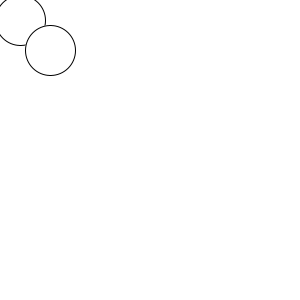
Frame 1 (no input)
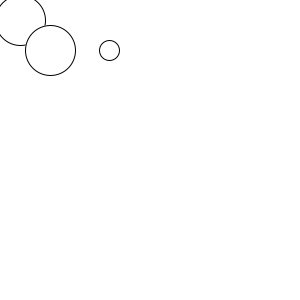
Frame 60 (the mouse pressed at the canvas centre just before this capture)
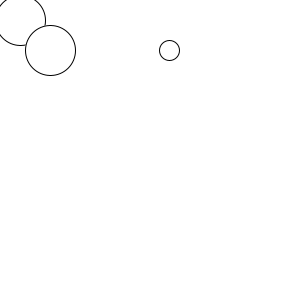
Frame 120 (the mouse held since frame 60 and released just before this capture)

The Processing sketch that drew these frames (run headless with seeded random() and noise(); from frame 60 on, the mouse is pressed at the canvas centre):

// Processing sketch: ex_19_moving_tweak_mode
// ── ex_19_moving_tweak_mode.pde
/* Instead of choosing Sketch -> Run
 * start this sketch by choosing
 * Sketch -> Tweak from the file menu
 * 
 * once in Tweak mode you can change values and see their
 * resultant output without restarting the sketch
 * in real-time
 *
 * See http://galsasson.com/tweakmode/
 * for more information
 */
int x = 50;

void setup() {
  size(300,300);
}

void draw() {
  background(255, 255, 255);
  
  fill(255, 255, 255);
  stroke(0, 0, 0);
  strokeWeight(1);
  ellipse(x,50,20,20);
  x = x + 1;
  
  fill(255, 255, 255);
  stroke(0, 0, 0);
  strokeWeight(1);
  ellipse(20,20,50,50);
  
  fill(255, 255, 255);
  stroke(0, 0, 0);
  strokeWeight(1);
  ellipse(50,50,50,50);
  
  /* restart the circle if it has reached
   * the right-hand side of the screen */
  if(x > 300){
    x = 50;
  }
}
